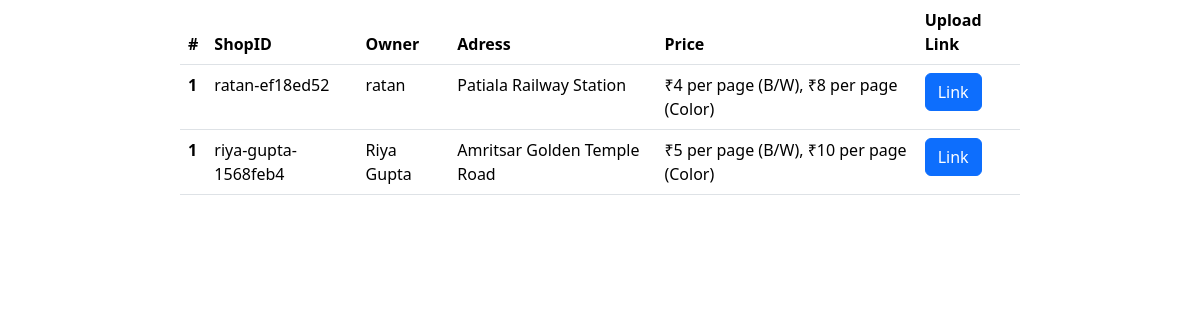
Before: /exitstingshops/ with the older database file.
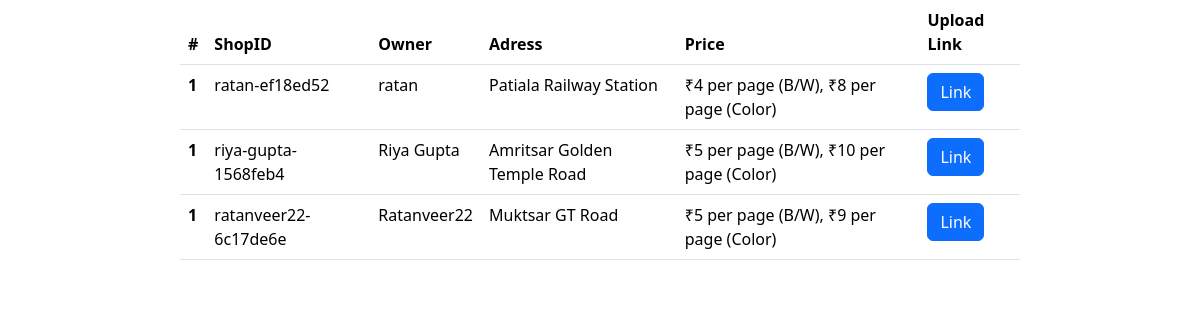
After: the same page with the newer database file.
### users/models.py (models this page shows, shortened)
class CustomUser(AbstractUser):
    unique_url = models.CharField(max_length=255, unique=True, blank=True, null=True)
    total_orders = models.IntegerField(default=0)
    total_revenue = models.DecimalField(max_digits=10, decimal_places=2, default=0.00)
    total_customers = models.IntegerField(default=0)
    id = models.AutoField(primary_key=True)  # Ensure it's an integer, not an ObjectId
    groups = models.ManyToManyField(
        Group,
        related_name="customuser_groups",  # Unique related name to prevent conflicts
        blank=True
    )
    user_permissions = models.ManyToManyField(
        Permission,
        related_name="customuser_permissions",  # Unique related name to prevent conflicts
        blank=True
    )

### users/views.py (the view)
# urls.py: path("exitstingshops/", exitstingshops, name="exist-shops"),
def exitstingshops(request):
    addresses = [
        "Malout GT Road",
        "Muktsar GT Road",
        "Bathinda Main Market",
        "Ferozepur Bus Stand",
        "Ludhiana Mall Road",
        "Patiala Railway Station",
        "Amritsar Golden Temple Road",
        "Jalandhar City Center",
        "Chandigarh Sector 17",
        "Mohali Industrial Area"
    ]
    pricing_options = [
        "₹5 per page (B/W), ₹10 per page (Color)",
        "₹4 per page (B/W), ₹8 per page (Color)",
        "₹6 per page (B/W), ₹12 per page (Color)",
        "₹3 per page (B/W), ₹7 per page (Color)",
        "₹5 per page (B/W), ₹9 per page (Color)"
    ]
    shops = CustomUser.objects.all()
    shop_data = []
    for shop in shops:
        random_address = random.choice(addresses)  # Assigning different addresses
        random_pricing = random.choice(pricing_options)  # Assigning different pricing
        shop_data.append({
            'shopID': shop.unique_url,
            'owner_name': shop.username,
            'address': random_address,
            'pricing': random_pricing,
            'upload_link': f"/upload/{shop.unique_url}/",
        })
    print("This is shops data : ", shop_data)
    return render(request, 'users/exitstingshops.html', {'shops': shop_data})

### templates/users/exitstingshops.html (shortened to what this page needs)
<!DOCTYPE html>
<html lang="en">
<head>
  <link href="https://cdn.jsdelivr.net/npm/bootstrap@5.3.3/dist/css/bootstrap.min.css" rel="stylesheet"
>
</head>
<body>
  <table class="table table-hover">
    <thead>
      <tr>
        <th scope="col">#</th>
        <th scope="col">ShopID</th>
        <th scope="col">Owner</th>
        <th scope="col">Adress</th>
        <th scope="col">Price</th>
        <th scope="col">Upload Link</th>
      </tr>
    </thead>
    <tbody>
      {% for shop in shops %}
      <tr>
        <th scope="row">1</th>
        <td>{{ shop.shopID }}</td>
        <td>{{ shop.owner_name }}</td>
        <td>{{ shop.address }}</td>
        <td>{{ shop.pricing }}</td>
        <td><a class="btn btn-primary" href="{{ shop.upload_link }}" role="button">Link</a></td>
      </tr>
      {% endfor %}
    </tbody>
  </table>
</body>
</html>

Changed rows visible on the page:
added CustomUser: shopID "ratanveer22-6c17de6e", owner_name "Ratanveer22"
Other visible differences:
new list line: "1 Muktsar GT Road ₹5 per page (B/W), ₹9 per page (Color) Link"
